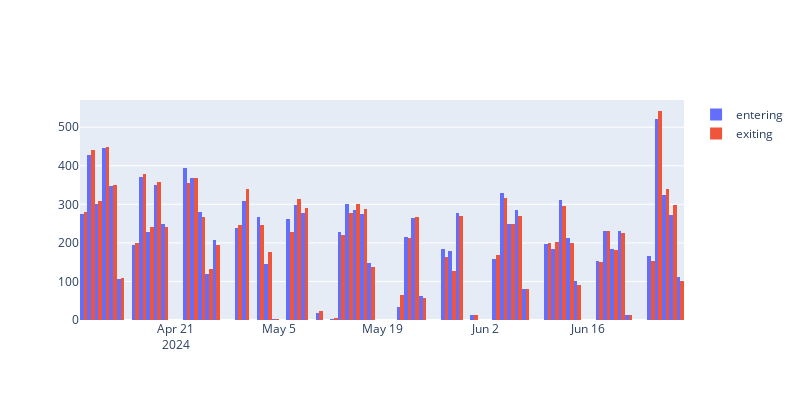

The notebook cell saved with this chart:
### Markdown cell above
## 1.2) Raw Events per day

### Code cell
# hours between min and max time
total_seconds = (max_time - min_time).total_seconds()
day1 = int(total_seconds/86400)

nbinsx = day1
data_entering = data[data["event_type"]==1]
fig = go.Figure()
fig.add_trace(go.Histogram(
    x=data_entering["time"],
    y=data_entering["event_type"],
    name="entering",
    nbinsx=nbinsx,
    )
)

data_exiting = data[data["event_type"]==0]
fig.add_trace(go.Histogram(
    x=data_exiting["time"],
    y=data_exiting["event_type"],
    name="exiting",
    nbinsx=nbinsx,
    )
)
fig.update_layout(width=800, height=400, bargap=0)
fig.show()

### Figure 1 — Plotly figure (JSON) as saved in the notebook; plotly's stock layout.template omitted (floating-point values rounded to 4 significant figures; data arrays with more than 128 entries replaced by an {"elided": "..."} marker saying what was removed)
{"data": [{"name": "entering", "nbinsx": 82, "type": "histogram", "x": {"elided": "13265 str values"}, "y": {"elided": "13265 int values"}}, {"name": "exiting", "nbinsx": 82, "type": "histogram", "x": {"elided": "13251 str values"}, "y": {"elided": "13251 int values"}}], "layout": {"bargap": 0, "height": 400, "width": 800}}
